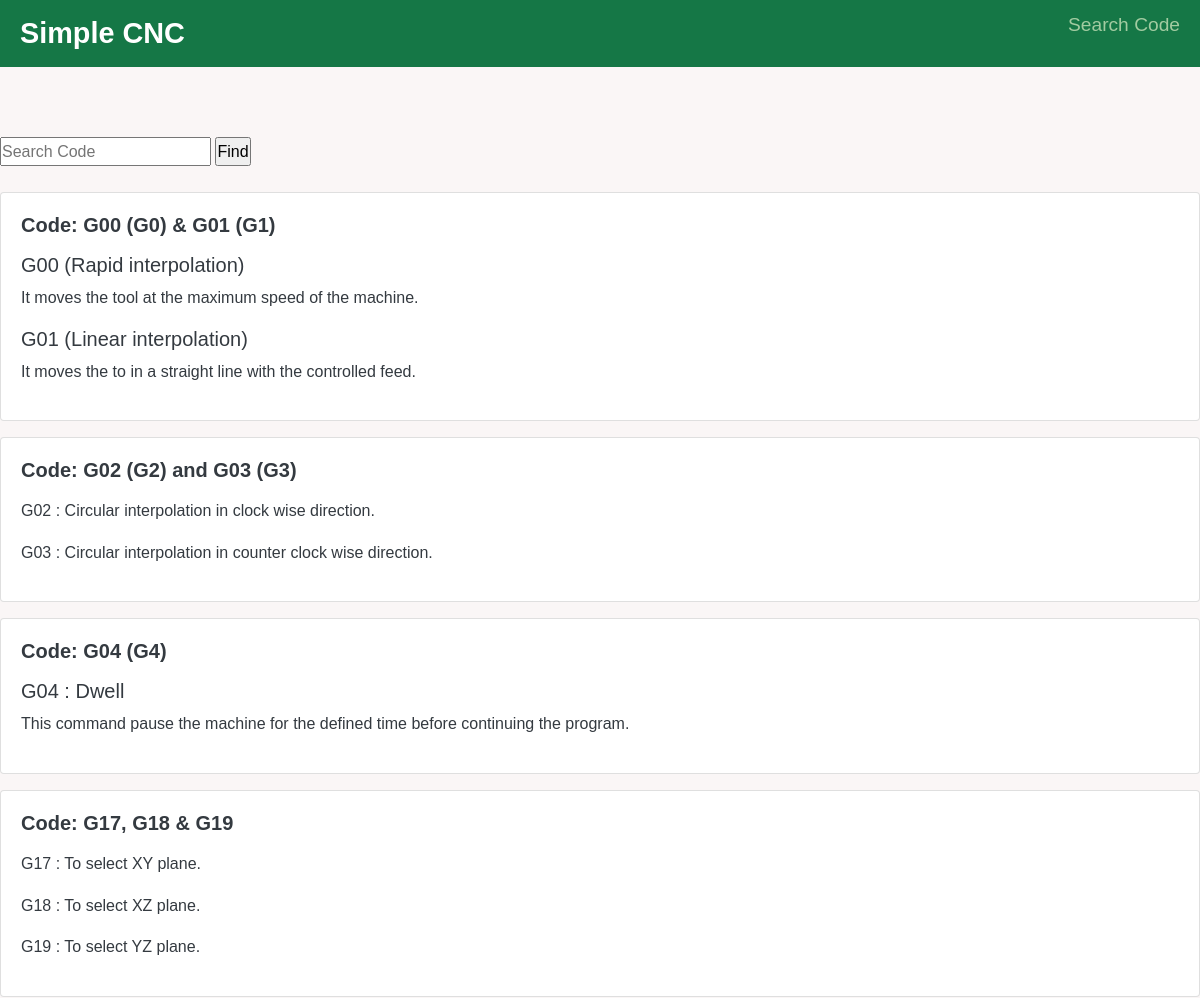
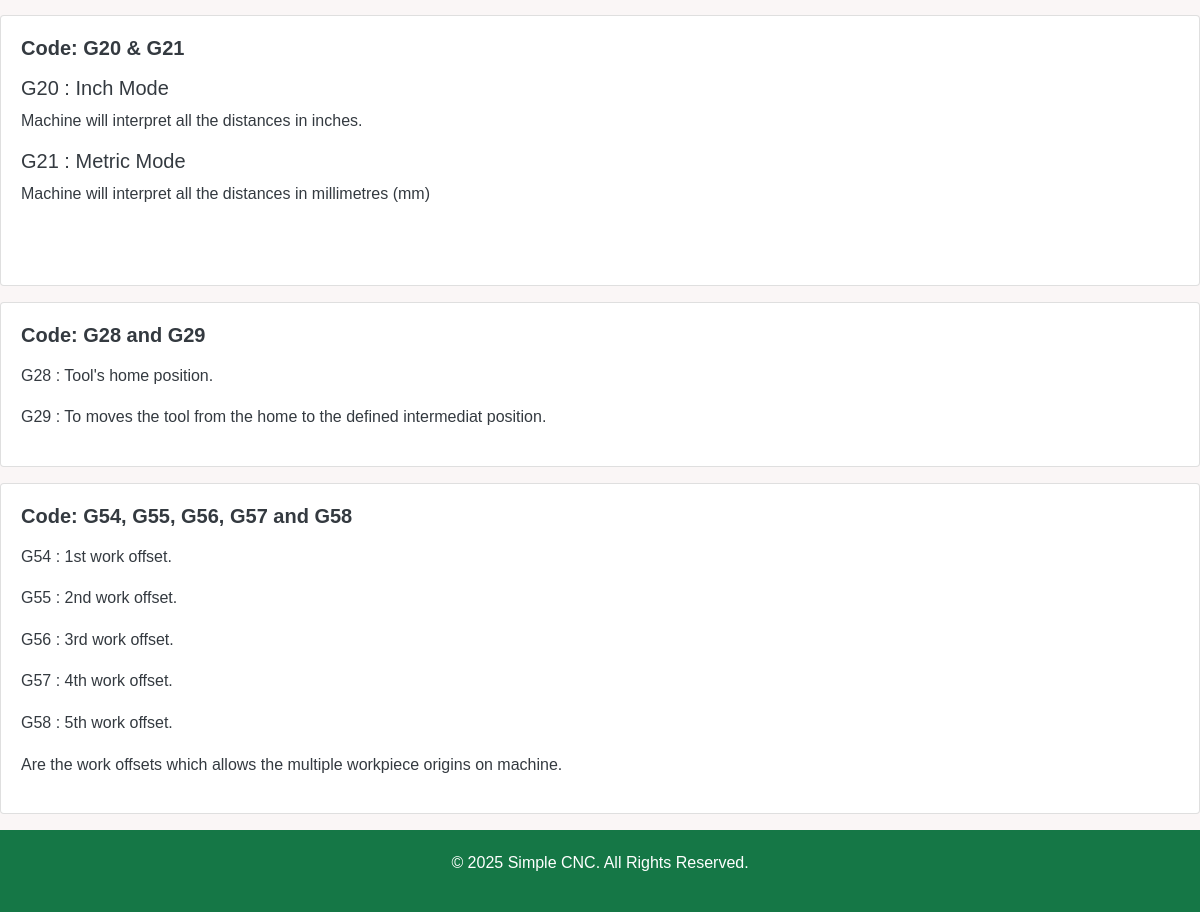
Before: /code/ with the older database file (2 pictures, top to bottom).
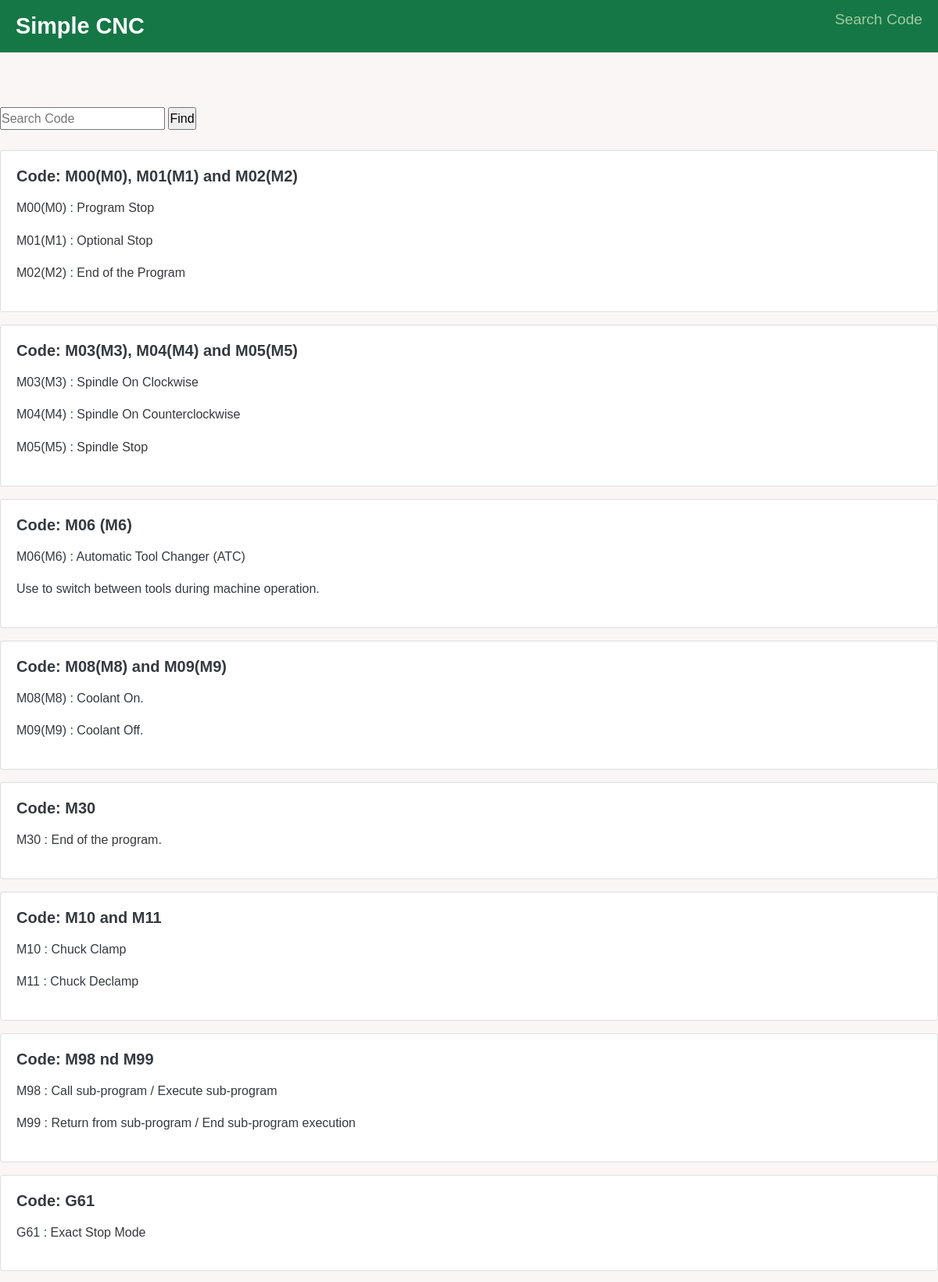
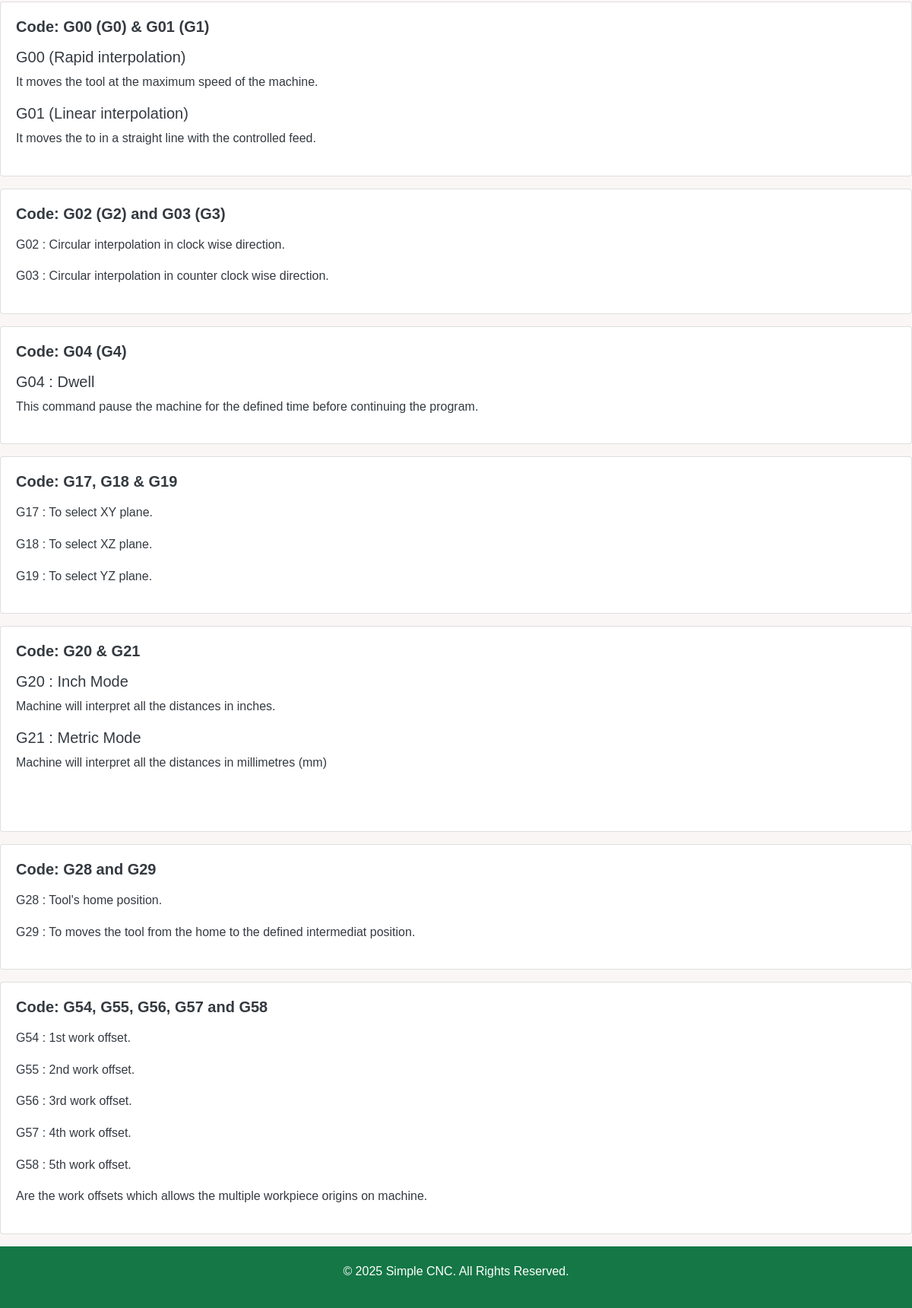
After: the same page with the newer database file (2 pictures, top to bottom).
### scnc/models.py (models this page shows)
class Cnc(models.Model):
    topic = models.CharField(max_length=250)
    image = models.ImageField(upload_to='cnc\pics', blank=True, null=True, max_length=252)
    decs = HTMLField(blank=True, null=True)
    file = models.FileField(upload_to='cnc\pics', blank=True, null=True)
    date = models.DateField(auto_now_add=True)

### scnc/views.py (the view)
# urls.py: path('code/', views.cnc, name='cnc'),
def cnc(request):
    cncData = Cnc.objects.all().order_by('-date')
    if request.method == "GET":
        code = request.GET.get("CncData")
        if code != None:
            cncData = Cnc.objects.filter(
                topic__icontains=code).order_by('-date')
    name = 'Ravinder Singh'
    data = {
        'cncData': cncData,
        'name':name,
    }
    return render(request, "cd.html", data)

### templates/cd.html (shortened to what this page needs)
{% extends 'cnc.html' %}
{% load static %}
{%block content%}
    <div>
    <div>
    </br><form method="get">
            <input type="text" name="CncData" value="" placeholder="Search Code"/>
            <input type="submit" value="Find"/>
        </form></br>
    </div>
    {%for n in cncData%}
    <div class="card text-dark bg-white mb-3">
    <div class="card-body">
        <h5 class="card-title"><b>Code: {{n.topic}}</b></h5>
        <p class="card-text">{{n.decs|safe}}</p>
    </div>
    </div>
    </div>
        {% empty %}
        <br><h3>No result found !!</h3>
        {% endfor %}
{% endblock %}

### templates/cnc.html (shortened to what this page needs)
{% load static %}
{% static "pics" as baseUrl %}
<!DOCTYPE html>
<html lang="en">
<head>
    <link rel="stylesheet" href="https://cdn.jsdelivr.net/npm/bootstrap@4.0.0/dist/css/bootstrap.min.css">
    <link rel="stylesheet" href="{% static 'maincss/main.css' %}">
</head>
<body>
    <header>
        <nav class="navbar">
            <div class="logo">
                <a href="/">Simple CNC</a>
            </div>
            <ul class="lnk">
                <li><a href="/code">Search Code</a></li>
            </ul>
        </nav>
    </header>
    {% block content%}
    {% endblock %}
    <footer>
        <p>© 2025 Simple CNC. All Rights Reserved.</p>
    </footer>
</body>
</html>

### static/maincss/main.css (style rules this page uses)
* { margin: 0; padding: 0; box-sizing: border-box; font-family: Arial, sans-serif; }
body { background-color: #faf6f6; color: #157746; line-height: 1.6; margin-top: 60px; }
header { background-color: #157746; padding: 10px 0; position: fixed; top: 0; width: 100%; z-index: 1000; }
.navbar { display: flex; justify-content: space-between; align-items: center; max-width: 1200px; margin: 0 auto; padding: 0 20px; }
.navbar .logo a { color: white; font-size: 1.8rem; text-decoration: none; font-weight: bold; }
.lnk { list-style-type: none; display: flex; gap: 20px; }
.lnk a { color: rgb(162, 203, 161); text-decoration: none; font-size: 1.2rem; transition: color 0.3s ease; }
footer { background-color: #157746; color: white; text-align: center; padding: 20px; position: relative; bottom: 0; width: 100%; }

Changed rows visible on the page:
added Cnc: topic "M00(M0), M01(M1) and M02(M2)", decs "M00(M0) : Program Stop M01(M1) : Optional Stop M02(M2) : End of the Program"
added Cnc: topic "M03(M3), M04(M4) and M05(M5)", decs "M03(M3) : Spindle On Clockwise M04(M4) : Spindle On Counterclockwise M05(M5) : Spindle Stop"
added Cnc: topic "M06 (M6)", decs "M06(M6) : Automatic Tool Changer (ATC) Use to switch between tools during machine operation."
added Cnc: topic "M08(M8) and M09(M9)", decs "M08(M8) : Coolant On. M09(M9) : Coolant Off."
added Cnc: topic "M30", decs "M30 : End of the program."
added Cnc: topic "M10 and M11", decs "M10 : Chuck Clamp M11 : Chuck Declamp"
added Cnc: topic "M98 nd M99", decs "M98 : Call sub-program / Execute sub-program M99 : Return from sub-program / End sub-program execution"
added Cnc: topic "G61", decs "G61 : Exact Stop Mode"
